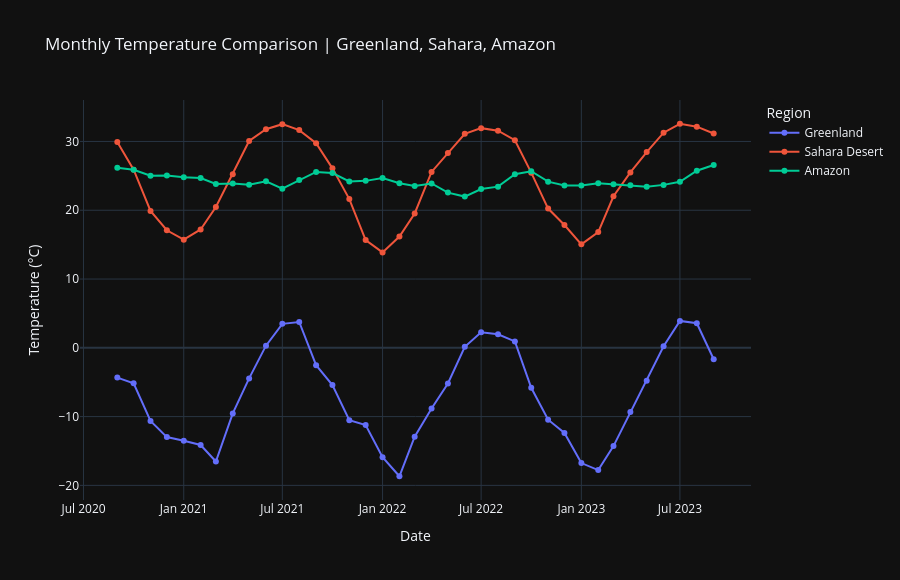

The code cell stored with this chart in its notebook:
### Markdown cell above
*When did Greenland, the Sahara, and the Amazon experience their warmer and cooler months, and how different were their monthly temperature patterns?*

### Code cell
region_comparison = pd.concat(
    [
        monthly_df.assign(Region=name)
        for name, monthly_df in region_monthly.items()
    ],
    ignore_index=True
)

fig = px.line(
    region_comparison,
    x="time",
    y="T2M_mean_C",
    color="Region",
    markers=True,
    title="Monthly Temperature Comparison | Greenland, Sahara, Amazon"
)
fig.update_layout(
    template="plotly_dark",
    height=580,
    hovermode="x unified",
    xaxis_title="Date",
    yaxis_title="Temperature (°C)"
)
fig.show()

display(
    region_comparison.pivot(
        index="time_period",
        columns="Region",
        values="T2M_mean_C"
    ).round(2)
)
